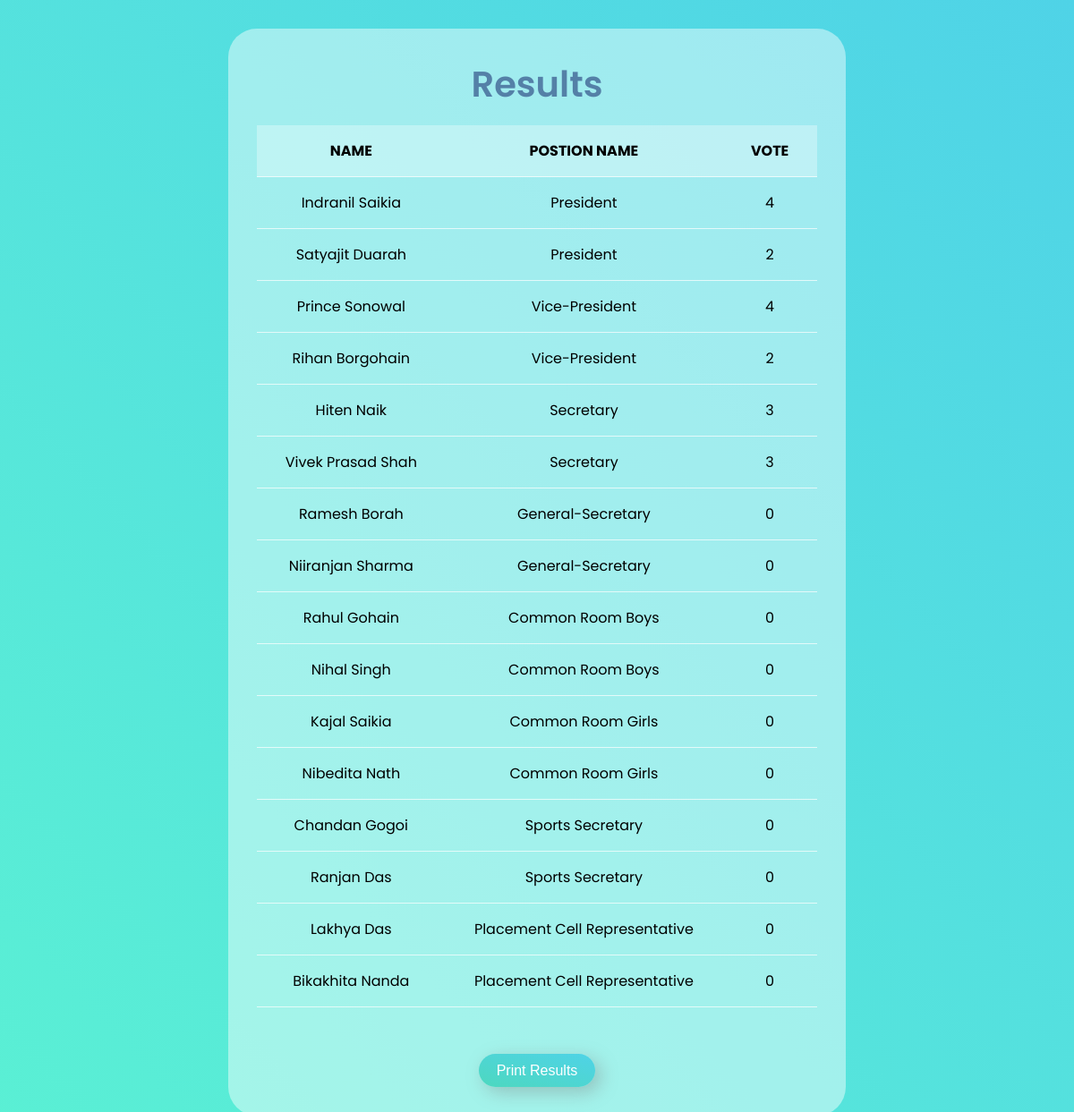
The page /aGlkZGVuLXJlc3VsdC1wYW5lbAoK/ (signed in) on the database as committed earlier.
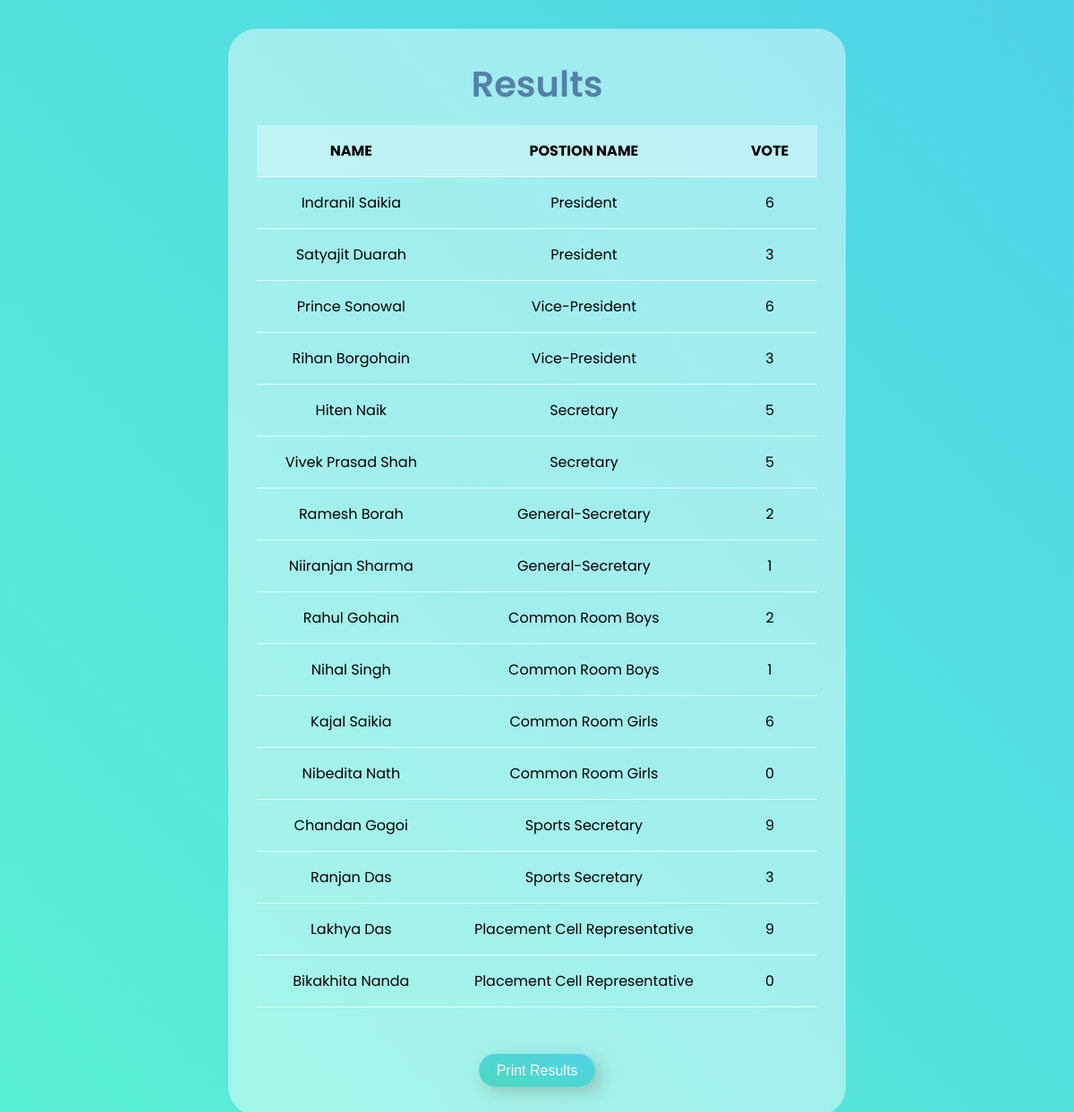
The same page on the database as committed later.
### po/models.py (models this page shows, shortened)
class Candidate(models.Model):
    name = models.CharField(max_length=80)
    position = models.ForeignKey(Positions, on_delete=models.CASCADE)
    votes = models.IntegerField(default=0)
    class Meta:
        verbose_name_plural = "Candidate List"

class Positions(models.Model):
    name = models.CharField(max_length=80)
    priority = models.IntegerField(unique=True)
    def __str__(self):
        return self.name
    class Meta:
        verbose_name_plural = "Position List"

### po/views.py (the view)
# urls.py: path("aGlkZGVuLXJlc3VsdC1wYW5lbAoK/", views.tables, name= 'tables'),
def tables(request):
    if request.user.is_authenticated:
        candidates = Candidate.objects.all()
        position = Positions.objects.all().order_by('priority')
        return render(request, 'results.html',{'candidates': candidates,'positions':position})

### templates/results.html (shortened to what this page needs)
{% extends 'base.html' %}
{% block content %}
</head>
<body>
<main>
    <div class="table-section">
        <div class="header-result">
            <h1>Results</h1>
        </div>
        <div id="print-content">
          <table id="table">
            <tr class="header-row">
              <th class="header-item items">NAME</th>
              <th class="header-item items">POSTION NAME</th>
              <th class="header-item items" style="padding-left: 2rem;">VOTE</th>
            </tr>
            {% for position in positions %}
                    {% for candidate in candidates  %}
                        {% if candidate.position == position %}
                            <tr class="table-rows">
                            <td class="items">{{candidate.name}}</td>
                            <td class="items">{{candidate.position}}</td>
                            <td class="items icon">{{candidate.votes}}</td>
                            </tr>
                        {% endif %}
                    {% endfor %}
            {% endfor %}
          </table>
        </div>
        <div class="print_me">
            <button onclick="printDiv('print-content')" style="margin-top: 20px" class="btn"> Print Results </button>
        </div>
      </div>
</main>
{% endblock content %}

Rows that differ between the two databases and show on the page:
changed Candidate "Indranil Saikia": votes "4" → "6"
changed Candidate "Satyajit Duarah": votes "2" → "3"
changed Candidate "Prince Sonowal": votes "4" → "6"
changed Candidate "Rihan Borgohain": votes "2" → "3"
changed Candidate "Hiten Naik": votes "3" → "5"
changed Candidate "Vivek Prasad Shah": votes "3" → "5"
changed Candidate "Ramesh Borah": votes "0" → "2"
changed Candidate "Niiranjan Sharma": votes "0" → "1"
changed Candidate "Rahul Gohain": votes "0" → "2"
changed Candidate "Nihal Singh": votes "0" → "1"
changed Candidate "Kajal Saikia": votes "0" → "6"
changed Candidate "Chandan Gogoi": votes "0" → "9"
changed Candidate "Ranjan Das": votes "0" → "3"
changed Candidate "Lakhya Das": votes "0" → "9"
